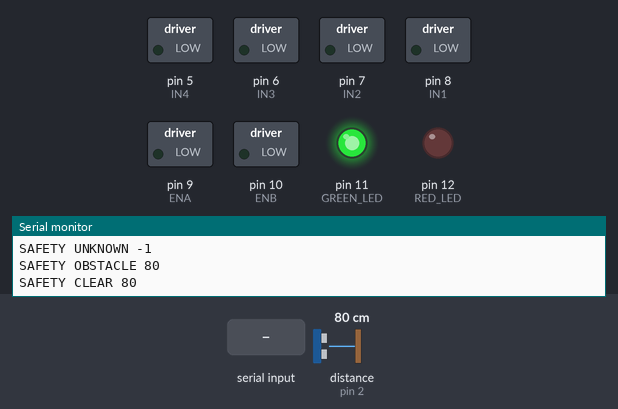
The sketch below on a simulated Arduino Uno, built with avr-gcc and run on an emulated ATmega328P. Shown: switched loads named in the sketch (green lamp = pin HIGH), output pins drawn as LEDs (lit = HIGH), the last lines printed to the serial monitor. Wiring (inferred from the names in the program): ultrasonic range finder: trigger pin 4; echo pin 2. The test bench sets the inputs (shaded band); at power-on: distance to the obstacle (sensor on pin 2) 80 cm. The echo pulse lasts 58.3 µs per cm; pins used as bus, display or sensor lines are not drawn.

Above: at 1.6 s.
1.7 s: "T\n" received over Serial
At 2.4 s:
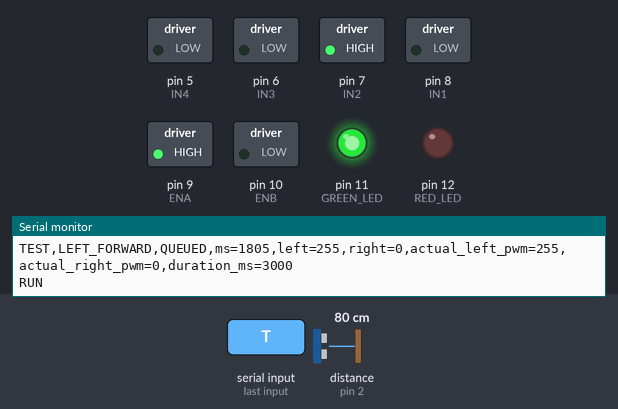
3.4 s: distance to the obstacle (sensor on pin 2) set to 79 cm
At 5.22 s:
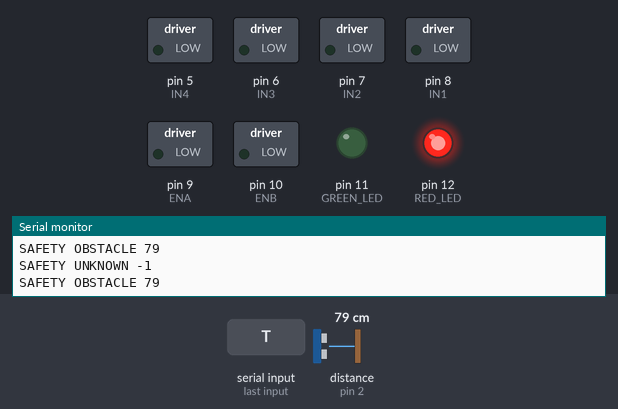
6.4 s: distance to the obstacle (sensor on pin 2) set to 60 cm
9.4 s: distance to the obstacle (sensor on pin 2) set to 13 cm
At 9.4 s:
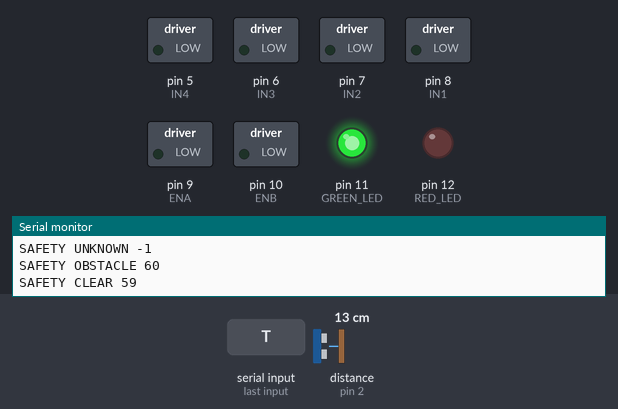
10.9 s: distance to the obstacle (sensor on pin 2) set to 10 cm
At 11.2 s:
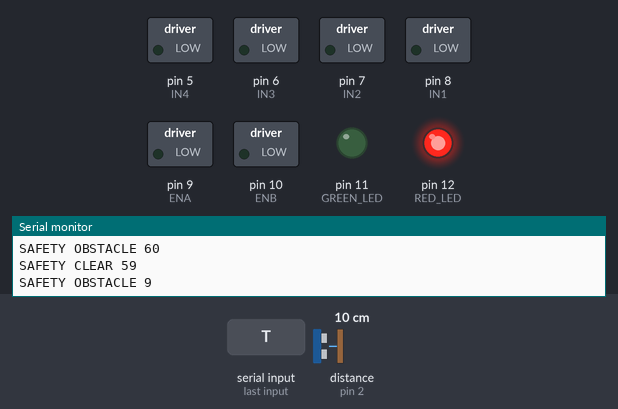
12.4 s: distance to the obstacle (sensor on pin 2) set to 19 cm
13.9 s: distance to the obstacle (sensor on pin 2) set to 24 cm
At 14.3 s:
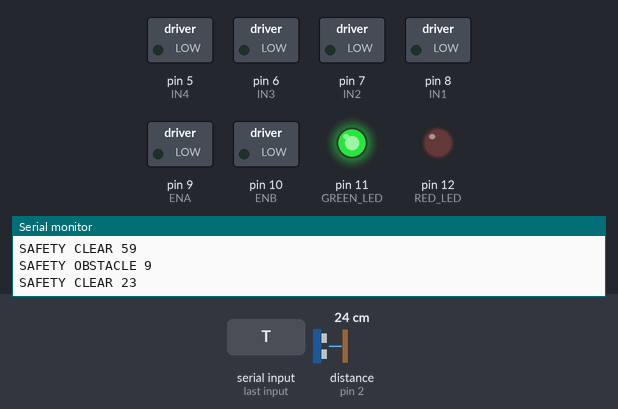
Timing chart, 0 to 16.5 s (numbered marks = the images above; inputs shaded):
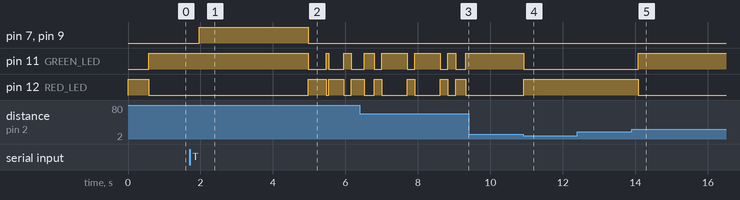

Measured:
- the behaviour switches between 80 and 79 cm on distance to the obstacle (sensor on pin 2) (found by bisection; images 1 and 2)
- the behaviour switches between 12 and 11 cm on distance to the obstacle (sensor on pin 2) (found by bisection; images 3 and 4)
- the behaviour switches between 21 and 22 cm on distance to the obstacle (sensor on pin 2) (found by bisection; images 4 and 5)
- after the input at 1.7 s, pin 7 (IN2), pin 9 (ENA): LOW → HIGH after 0.27 s
- after the input at 3.4 s, pin 8 (IN1): stays LOW (without the input it goes to HIGH after 2.8 s); pin 11 (GREEN_LED): goes LOW 0.49 s, HIGH 0.07 s, LOW 0.42 s, HIGH 0.21 s, then LOW, starting after 1.6 s; pin 12 (RED_LED): goes HIGH 0.49 s, LOW 0.07 s, HIGH 0.42 s, LOW 0.21 s, then HIGH, starting after 1.6 s
- after the input at 9.4 s, pin 11 (GREEN_LED): stops changing and stays HIGH; pin 12 (RED_LED): stops changing and stays LOW
- after the input at 10.9 s, pin 11 (GREEN_LED): HIGH → LOW at once; pin 12 (RED_LED): LOW → HIGH at once
- after the input at 12.4 s, every drawn part: stays the same
- after the input at 13.9 s, pin 11 (GREEN_LED): LOW → HIGH after 0.18 s; pin 12 (RED_LED): HIGH → LOW after 0.18 s

The sketch:

MyRobot-V1.ino
```cpp
// MyRobot-V1.ino — main sketch, matching the course template.
// Arduino Uno + L298N. Starts stopped; Serial Monitor: 9600 baud, Newline.
#include <Arduino.h>
#include <stdint.h>

const uint8_t ENA = 9, IN1 = 8, IN2 = 7;   // Left motor: OUT1 / OUT2
const uint8_t ENB = 10, IN3 = 6, IN4 = 5;  // Right motor: OUT3 / OUT4
// Test one wheel at a time. Change ONLY the corresponding flag if it runs backward.
bool INVERT_LEFT = false;
bool INVERT_RIGHT = true; // Verify using the Wheels preset; configurable in the Mac controller.

// Cross-tab entry points; explicit declarations also support the host tests.
void setupSafety();
void serviceSafety();
bool allowMotion(int left, int right);
void reportSafety();
void stopDrive();
void serviceMotion();
void serviceTestSuite();
void logTestStart(uint8_t index, int left, int right, uint32_t duration);
void logTestResult(uint8_t index, const char* result);
void printHelp();
void readCommands();
void serviceControlTimeout();

void setup() {
  // LOW output latches before enabling outputs; no automatic movement on reset.
  digitalWrite(ENA, LOW); digitalWrite(ENB, LOW);
  pinMode(ENA, OUTPUT); pinMode(ENB, OUTPUT);
  pinMode(IN1, OUTPUT); pinMode(IN2, OUTPUT);
  pinMode(IN3, OUTPUT); pinMode(IN4, OUTPUT);
  stopDrive();
  Serial.begin(9600);
  Serial.println(F("Lab03Robot READY — stopped"));
  setupSafety();
  printHelp();
}

void loop() {
  serviceSafety();
  serviceControlTimeout();
  readCommands();
  serviceMotion();
  serviceTestSuite();
}
```

Motor.ino
```cpp
// Motor.ino — motor outputs, movement helpers, and automatic stopping.
const uint32_t SETTLE_MS = 250; // Unpowered pause before each new movement.
bool running = false, pending = false, liveDrive = false;
int pendingLeft = 0, pendingRight = 0;
uint32_t phaseStart = 0, durationMs = 0;
uint32_t remoteTestId = 0;

// Test suite state. Numbered tests are zero-indexed internally.
const uint32_t TEST_GAP_MS = 1000;
const int DEFAULT_TEST_PWM = 255;
const uint32_t DEFAULT_TEST_MS = 3000;
bool suiteActive = false, testWaiting = false;
uint8_t suiteIndex = 0;
int activeTest = -1, suiteSpeed = DEFAULT_TEST_PWM;
uint32_t suiteDuration = DEFAULT_TEST_MS, gapStart = 0;

// Runtime calibration; P changes percentages without recompiling. Reset restores 100/100.
int leftPwmPercent = 100, rightPwmPercent = 100;

int adjustedPwm(int requested, int percent) {
  long magnitude = requested < 0 ? -(long)requested : requested;
  magnitude = magnitude * percent / 100;
  if (magnitude > 255) magnitude = 255;
  return requested < 0 ? -(int)magnitude : (int)magnitude;
}

void stopOutputs() {
  // Disable both bridges BEFORE changing direction signals. This is a coast stop.
  analogWrite(ENA, 0);
  analogWrite(ENB, 0);
  digitalWrite(IN1, LOW); digitalWrite(IN2, LOW);
  digitalWrite(IN3, LOW); digitalWrite(IN4, LOW);
  running = false;
  pending = false;
  liveDrive = false;
}

void stopDrive() {
  stopOutputs();
  remoteTestId = 0;
  if (activeTest >= 0) logTestResult(activeTest, "CANCELLED");
  activeTest = -1;
  if (suiteActive) Serial.println(F("SUITE CANCELLED"));
  suiteActive = false;
  testWaiting = false;
}

void writeMotor(uint8_t enable, uint8_t a, uint8_t b, int speed, bool invert) {
  analogWrite(enable, 0);
  if (invert) speed = -speed;
  digitalWrite(a, speed < 0 ? HIGH : LOW);
  digitalWrite(b, speed > 0 ? HIGH : LOW);
  analogWrite(enable, speed < 0 ? -speed : speed);
}

void setDrive(int left, int right) {
  // Final output gate also covers future callers.
  if (!allowMotion(left, right)) return;
  // Internal helper: callers validate -255..255 before reaching here.
  writeMotor(ENA, IN1, IN2, adjustedPwm(left, leftPwmPercent), INVERT_LEFT);
  writeMotor(ENB, IN3, IN4, adjustedPwm(right, rightPwmPercent), INVERT_RIGHT);
}

void scheduleDrive(int left, int right, uint32_t duration) {
  stopDrive();
  if (left == 0 && right == 0) {
    Serial.println(F("STOP"));
    return;
  }
  if (!allowMotion(left, right)) return;
  pendingLeft = left; pendingRight = right;
  durationMs = duration;
  phaseStart = millis();
  pending = true;
  Serial.print(F("Queued L=")); Serial.print(left);
  Serial.print(F(" R=")); Serial.print(right);
  Serial.print(F(" actualPWM L=")); Serial.print(adjustedPwm(left, leftPwmPercent));
  Serial.print(F(" R=")); Serial.print(adjustedPwm(right, rightPwmPercent));
  Serial.print(F(" duration(ms)=")); Serial.println(duration);
}

// Repeated keyboard frames refresh the lease rather than requeueing motion.
void updateLiveDrive(int left, int right) {
  if (left == 0 && right == 0) { stopDrive(); return; }
  if (!allowMotion(left, right)) return;
  if (liveDrive && (pending || running)) {
    bool reverses = (left != 0 && pendingLeft != 0 && (left < 0) != (pendingLeft < 0)) ||
                    (right != 0 && pendingRight != 0 && (right < 0) != (pendingRight < 0));
    if (!reverses) {
      pendingLeft = left; pendingRight = right;
      if (running) { setDrive(left, right); phaseStart = millis(); }
      return;
    }
  }
  scheduleDrive(left, right, 500);
  liveDrive = pending;
}

void forward(int speed, uint32_t ms) { scheduleDrive(speed, speed, ms); }
void backward(int speed, uint32_t ms) { scheduleDrive(-speed, -speed, ms); }
void turnLeft(int speed, uint32_t ms) { scheduleDrive(speed / 2, speed, ms); }
void turnRight(int speed, uint32_t ms) { scheduleDrive(speed, speed / 2, ms); }
void spinLeft(int speed, uint32_t ms) { scheduleDrive(-speed, speed, ms); }
void spinRight(int speed, uint32_t ms) { scheduleDrive(speed, -speed, ms); }

// A preset is a reproducible command, not an automatic verdict on wheel motion.
void runPreset(uint8_t index, int speed, uint32_t duration) {
  int left = 0, right = 0;
  switch (index) {
    case 0: left = speed; break;
    case 1: left = -speed; break;
    case 2: right = speed; break;
    case 3: right = -speed; break;
    case 4: left = right = speed; break;
    case 5: left = right = -speed; break;
    case 6: left = speed / 2; right = speed; break;
    case 7: left = speed; right = speed / 2; break;
    case 8: left = -speed; right = speed; break;
    case 9: left = speed; right = -speed; break;
    default: stopDrive(); return;
  }
  scheduleDrive(left, right, duration);
  if (!pending) return;
  activeTest = index;
  logTestStart(index, left, right, duration);
}

void startTestSuite(int speed, uint32_t duration) {
  stopDrive();
  suiteIndex = 0; suiteSpeed = speed; suiteDuration = duration;
  Serial.println(F("SUITE START: 10 tests. S cancels. Observe actual motion; obstacle stop enabled."));
  runPreset(suiteIndex, suiteSpeed, suiteDuration);
  suiteActive = pending;
}

void serviceTestSuite() {
  if (!suiteActive || !testWaiting ||
      (uint32_t)(millis() - gapStart) < TEST_GAP_MS) return;
  testWaiting = false;
  ++suiteIndex;
  if (suiteIndex >= 10) {
    suiteActive = false;
    Serial.println(F("SUITE COMPLETE: commands finished; record observed PASS/FAIL manually."));
    return;
  }
  // runPreset stops/cancels any previous activity; preserve this suite afterward.
  suiteActive = false;
  runPreset(suiteIndex, suiteSpeed, suiteDuration);
  suiteActive = pending;
}

void serviceMotion() {
  uint32_t now = millis();
  if (pending && (uint32_t)(now - phaseStart) >= SETTLE_MS) {
    if (!allowMotion(pendingLeft, pendingRight)) return;
    setDrive(pendingLeft, pendingRight);
    pending = false; running = true; phaseStart = now;
    Serial.println(F("RUN"));
    if (remoteTestId) { Serial.print(F("TEST_START ")); Serial.println(remoteTestId); }
  }
  if (running && (uint32_t)(now - phaseStart) >= durationMs) {
    stopOutputs(); Serial.println(F("DONE: stopped"));
    if (remoteTestId) {
      Serial.print(F("TEST_DONE ")); Serial.println(remoteTestId); remoteTestId = 0;
    }
    if (activeTest >= 0) logTestResult(activeTest, "COMPLETE");
    activeTest = -1;
    if (suiteActive) { testWaiting = true; gapStart = millis(); }
  }
}
```

Safety.ino
```cpp
// HC-SR04 front guard. No timer libraries: preserves motor PWM on D9/D10.
const uint8_t TRIG_PIN = 4, ECHO_PIN = 2, GREEN_LED = 11, RED_LED = 12;
const uint16_t STOP_CM = 10, CLEAR_CM = 20;
const uint32_t PING_MS = 70, ECHO_TIMEOUT_US = 30000, STALE_MS = 250;
// A positive wheel can swing a chassis corner forward: block spins too.
// Reverse remains a deliberate escape; the front sensor cannot protect the rear.
bool frontBlocked = true, sensorValid = false;
uint8_t clearReadings = 0;
int distanceCm = -1;
uint32_t lastSampleMs = 0, lastPingMs = 0, pingStartUs = 0;
bool pingPending = false;
volatile bool echoArmed = false, echoRisen = false, echoReady = false;
volatile uint32_t echoStartUs = 0, echoWidthUs = 0;

void echoChanged() {
  if (!echoArmed) return;
  uint32_t now = micros();
  if (digitalRead(ECHO_PIN) == HIGH) {
    echoStartUs = now; echoRisen = true;
  } else if (echoRisen) {
    echoWidthUs = (uint32_t)(now - echoStartUs);
    echoReady = true; echoArmed = false;
  }
}

void reportSafety() {
  Serial.print(F("SAFETY "));
  Serial.print(!sensorValid ? F("UNKNOWN") : frontBlocked ? F("OBSTACLE") : F("CLEAR"));
  Serial.print(' '); Serial.println(distanceCm);
}

void applySafetyState(bool wasBlocked, bool wasValid) {
  digitalWrite(GREEN_LED, frontBlocked ? LOW : HIGH);
  digitalWrite(RED_LED, frontBlocked ? HIGH : LOW);
  // On detection stop everything, including reverse, pending steps and suite gaps.
  // A subsequent deliberate reverse request can be accepted by allowMotion().
  if (frontBlocked && (!wasBlocked || (wasValid && !sensorValid))) {
    stopDrive();
  }
  if (wasBlocked != frontBlocked || wasValid != sensorValid) reportSafety();
}

void acceptDistance(int cm) {
  bool wasBlocked = frontBlocked, wasValid = sensorValid;
  lastSampleMs = millis();
  sensorValid = cm >= 2 && cm <= 400;
  distanceCm = sensorValid ? cm : -1;
  if (!sensorValid || cm <= STOP_CM) {
    frontBlocked = true; clearReadings = 0;
  } else if (cm > CLEAR_CM) {
    if (clearReadings < 3) ++clearReadings;
    if (clearReadings >= 3) frontBlocked = false;
  } else {
    clearReadings = 0; // Hysteresis: retain blocked/clear in the middle band.
  }
  applySafetyState(wasBlocked, wasValid);
}

bool allowMotion(int left, int right) {
  if (frontBlocked && (left > 0 || right > 0)) {
    stopDrive();
    Serial.println(F("MOTION_BLOCKED"));
    return false;
  }
  return true;
}

void setupSafety() {
  pinMode(TRIG_PIN, OUTPUT); digitalWrite(TRIG_PIN, LOW);
  pinMode(ECHO_PIN, INPUT);
  pinMode(GREEN_LED, OUTPUT); pinMode(RED_LED, OUTPUT);
  digitalWrite(GREEN_LED, LOW); digitalWrite(RED_LED, HIGH);
  attachInterrupt(digitalPinToInterrupt(ECHO_PIN), echoChanged, CHANGE);
  lastPingMs = millis() - PING_MS;
}

void serviceSafety() {
  uint32_t now = millis();
  bool ready; uint32_t width;
  noInterrupts();
  ready = echoReady; width = echoWidthUs; echoReady = false;
  interrupts();
  if (pingPending && ready) {
    pingPending = false;
    // Reject out-of-range pulses before rounding to whole centimetres.
    acceptDistance(width >= 116 && width <= 23200 ? (int)(width / 58) : -1);
  } else if (pingPending && (uint32_t)(micros() - pingStartUs) >= ECHO_TIMEOUT_US) {
    noInterrupts(); echoArmed = false; echoReady = false; interrupts();
    pingPending = false; acceptDistance(-1);
  }
  if (sensorValid && (uint32_t)(now - lastSampleMs) >= STALE_MS) acceptDistance(-1);
  if (!pingPending && (uint32_t)(now - lastPingMs) >= PING_MS) {
    lastPingMs = now;
    // A stuck HIGH echo is a fault; never interpret it as open space.
    if (digitalRead(ECHO_PIN) == HIGH) { acceptDistance(-1); return; }
    noInterrupts(); echoRisen = false; echoReady = false; echoArmed = true; interrupts();
    pingStartUs = micros(); pingPending = true;
    digitalWrite(TRIG_PIN, HIGH); delayMicroseconds(10); digitalWrite(TRIG_PIN, LOW);
  }
}
```

Source omitted: Serial.ino (9526 bytes)
